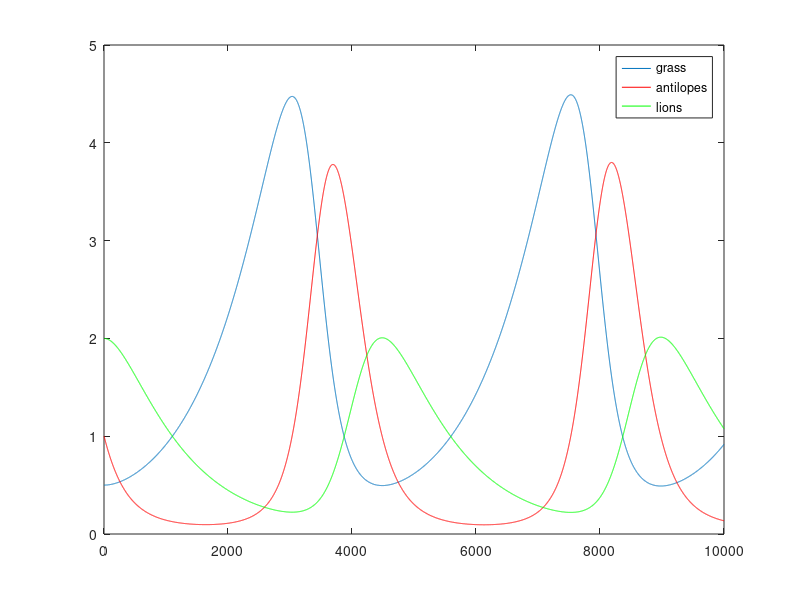

Reproduce this figure in MATLAB.
function [] = LotkaVolterraThree()
% timestep
dt=0.001;
% iterations
iter=10000;

% initialize vectors
x=zeros(iter,1); y=zeros(iter,1); z=zeros(iter,1); t=zeros(iter,1);
x(1)=.5; y(1)=1; z(1)=2; t(1)=0; % starting point

a=1; b=1; c=1; d=1; e=1; f=1; g=1;

for i=2:iter
    dx=a*x(i-1)- b*x(i-1)*y(i-1);
    dy=-c*y(i-1) + d*x(i-1)*y(i-1) - e*y(i-1)*z(i-1);
    dz=-f*z(i-1) + g*y(i-1)*z(i-1);
    x(i)=x(i-1)+dt*dx;
    y(i)=y(i-1)+dt*dy;
    z(i)=z(i-1)+dt*dz;
    t(i)=t(i-1)+dt;
end
plot(x);
hold on;
plot(y,'r');
plot(z,'g');
legend('grass','antilopes','lions');
%plot3(x,y,z);
end
